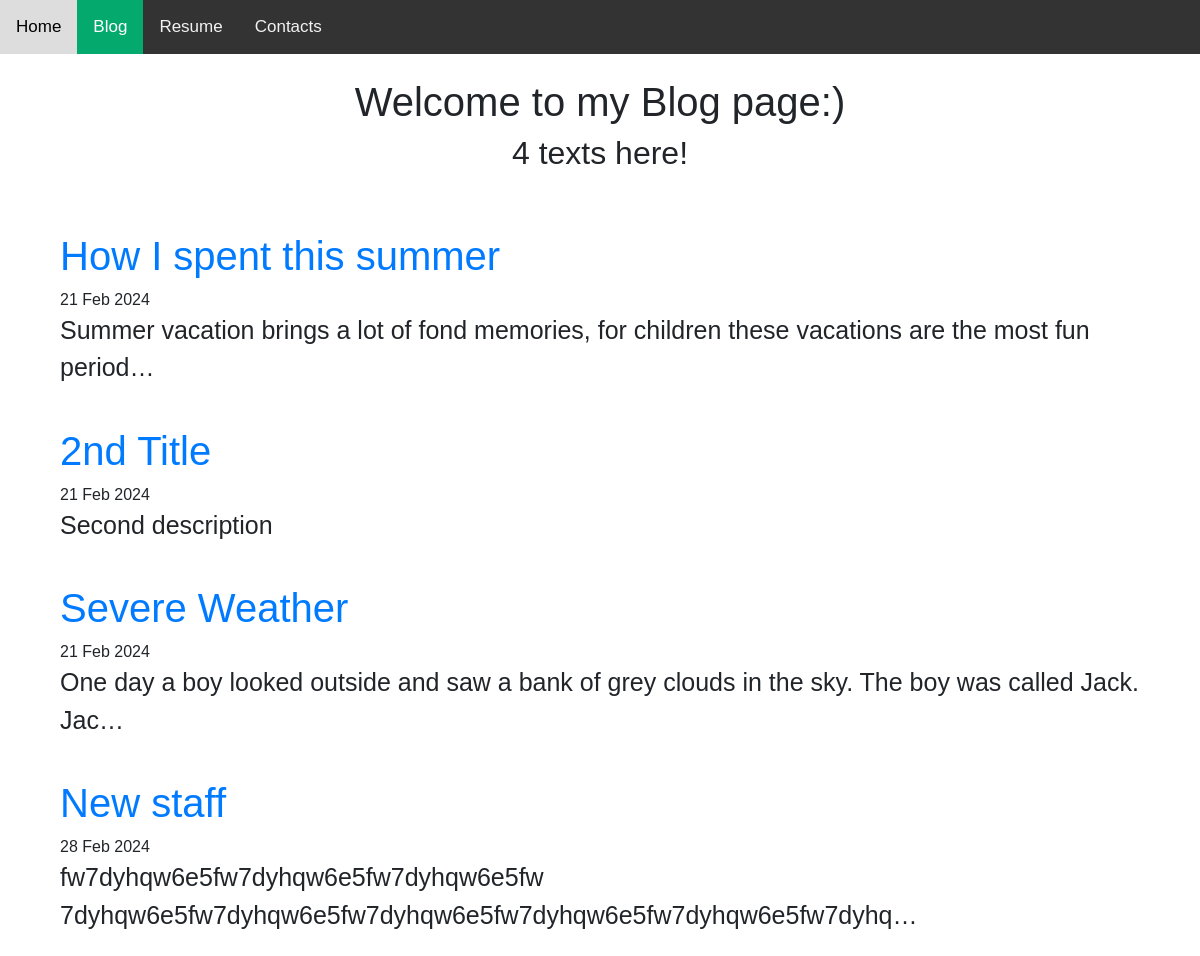
Screenshot of /blog/ with the database file from the repository.
### Blog/models.py (models this page shows, shortened)
class Blog(models.Model):
	title = models.CharField(max_length=200)
	text = models.TextField()
	date = models.DateField(auto_now=True)

### Blog/views.py (the view)
# urls.py: path('', views.blog, name='blog'),
def blog(request):
	texts = Blog.objects.all()
	return render(request, 'Blog/blogs.html', {'texts': texts})

### Blog/templates/Blog/blogs.html (shortened to what this page needs)
<!DOCTYPE HTML>
<html>
<head>
	<link rel="stylesheet" href="https://cdn.jsdelivr.net/npm/bootstrap@4.0.0/dist/css/bootstrap.min.css">
	{% load static %}
</head>
<body>
{% load static %}
<div class="topnav" id="nav">
  <a  href="{% url 'home' %}">Home</a>
  <a  class="active" href="{% url 'blog' %}">Blog</a>
  <a href="{% static 'portfolio/glob.pdf' %}", target="_bank">Resume</a>
  <a href="#about">Contacts</a>
</div>
<br>
<h1 id='title'>Welcome to my Blog page:)</h1>
<div id='title'>
<h2>{{ texts.count}} text{{ texts.count|pluralize }} here!<h2>
</div>
<div class='post'>
{% for text in texts %}
<a href="{% url 'blog:detail' text.id %}"><h1>{{ text.title }}</h1></a>
{{ text.date| date:'d M Y' }}
<p>{{ text.text|truncatechars:100 }}</p>
<br>
{% endfor %}
</div>
</body>
</html>

### Blog/templates/Blog/blogs.html (style rules this page uses)
#title { text-align: center; }
body { font-family: sans-serif; text-align: left; word-wrap: break-word; font-size: 20; margin: 0; padding: 0; }
.post { grid-template-columns: 150px auto 40%; font-size: 25; margin: 5%; }
.topnav { background-color: #333; overflow: hidden; margin: 0; padding: 0; }
.topnav a { float: left; color: #f2f2f2; text-align: center; padding: 14px 16px; text-decoration: none; font-size: 17px; margin: 0px; }
.topnav a.active { background-color: #04AA6D; color: white; }
h1 { font-size: 40px; }
p { font-size: 25px; }

### rows the page displays
Blog: title "How I spent this summer", date "21 Feb 2024", text "Summer vacation brings a lot of fond memories, for children these vacations are the most fun period…"
Blog: title "2nd Title", date "21 Feb 2024", text "Second description"
Blog: title "Severe Weather", date "21 Feb 2024", text "One day a boy looked outside and saw a bank of grey clouds in the sky. The boy was called Jack. Jac…"
Blog: title "New staff", date "28 Feb 2024", text "fw7dyhqw6e5fw7dyhqw6e5fw7dyhqw6e5fw 7dyhqw6e5fw7dyhqw6e5fw7dyhqw6e5fw7dyhqw6e5fw7dyhqw6e5fw7dyhq…"

### other values shown
{{ texts.count }} "4"
